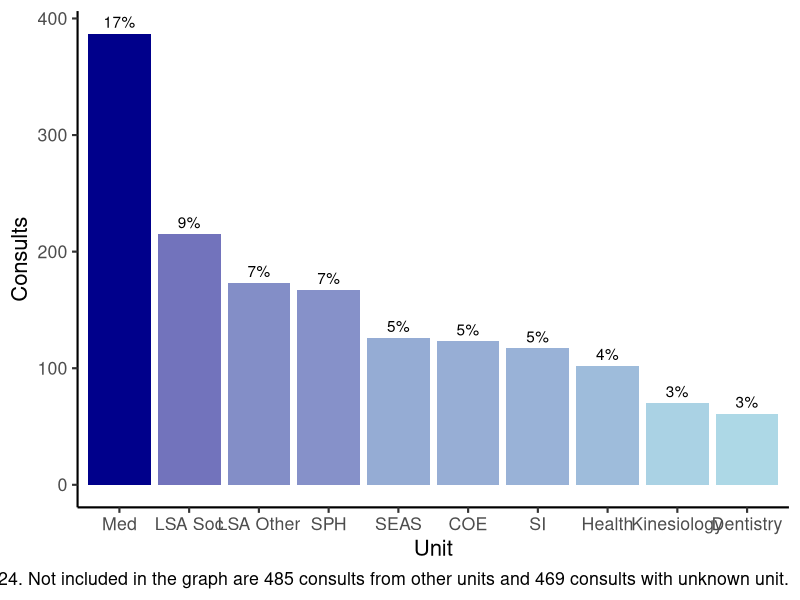
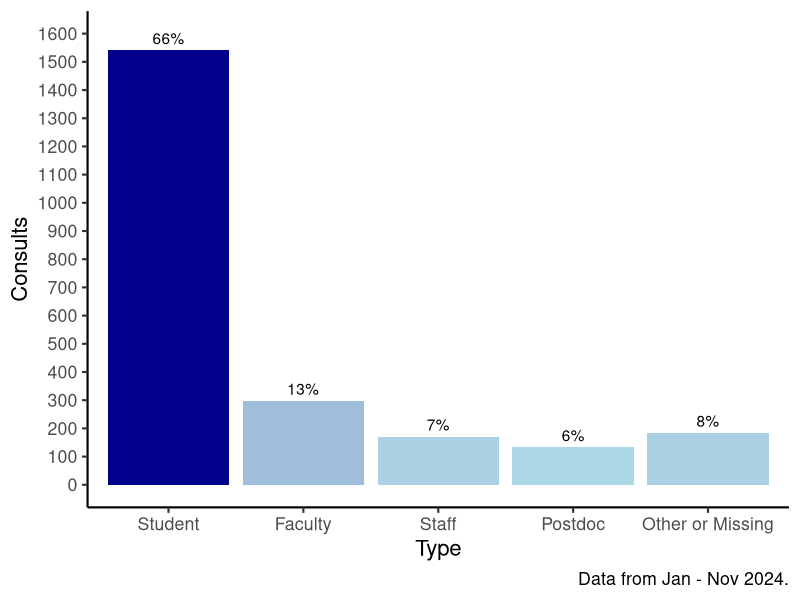
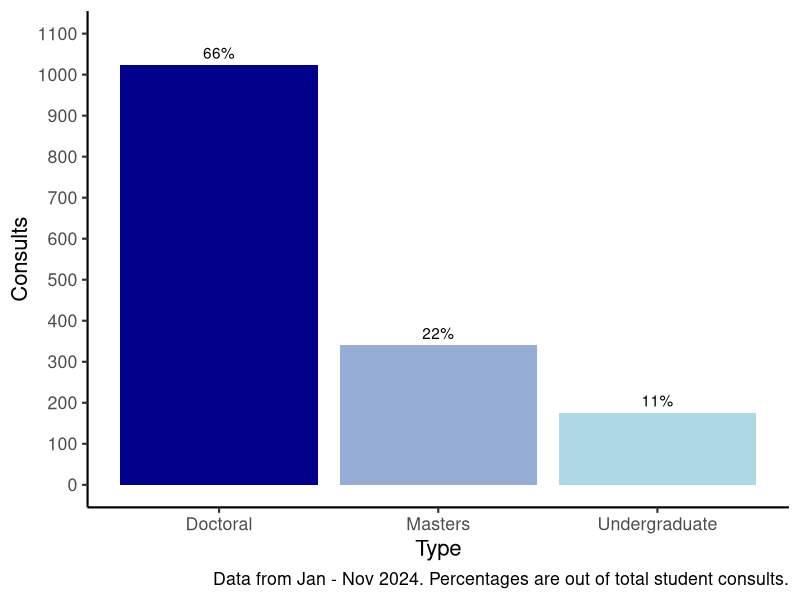
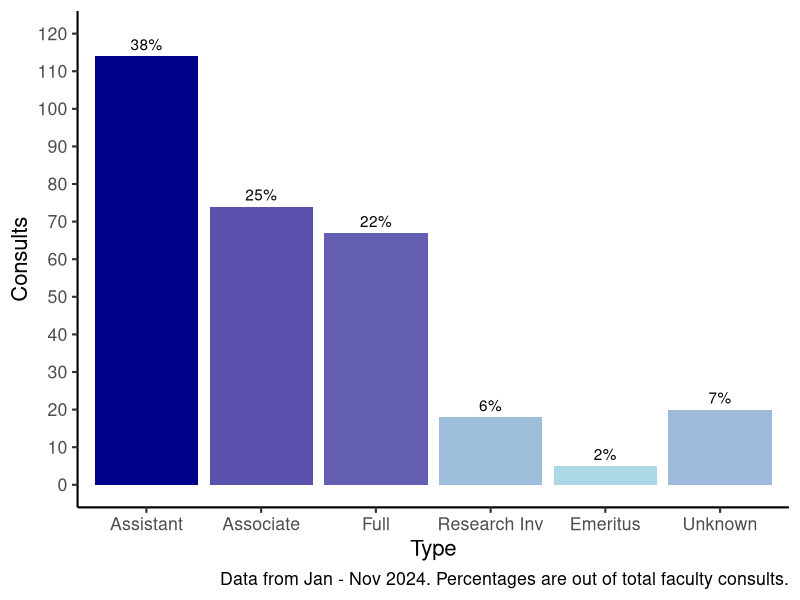
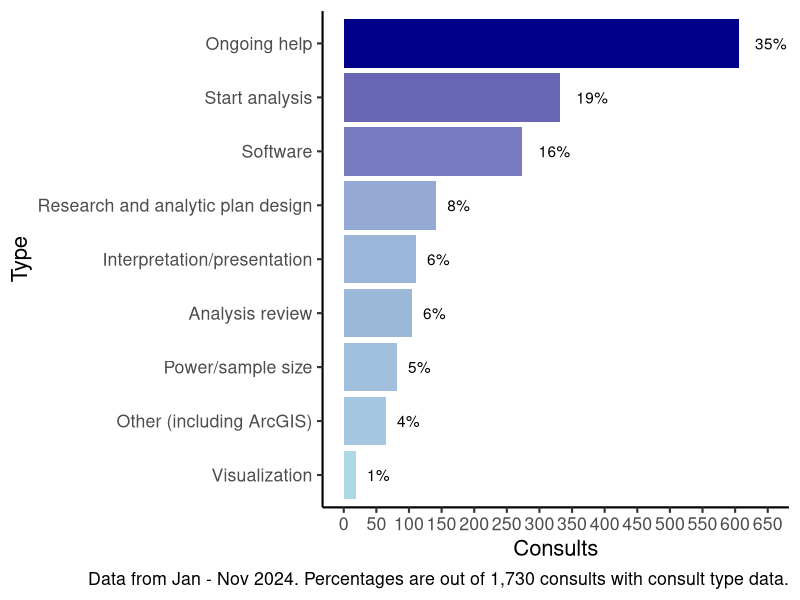
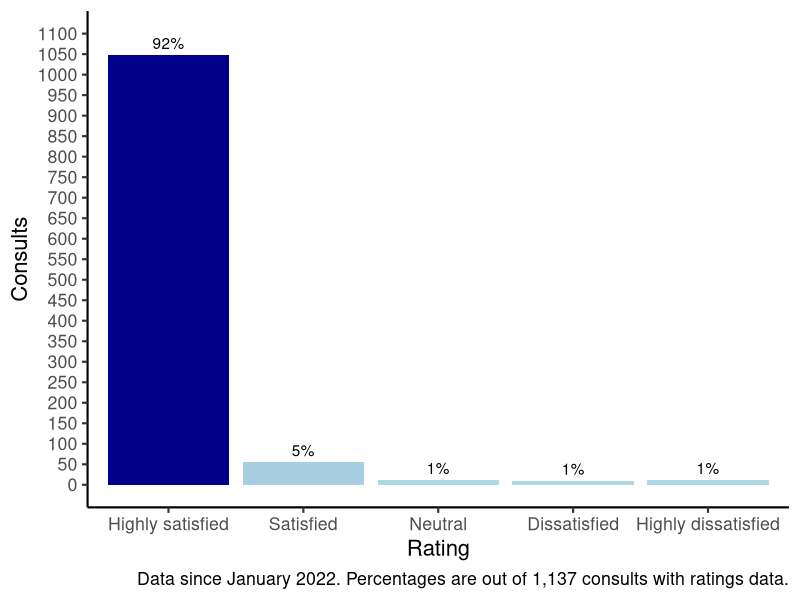
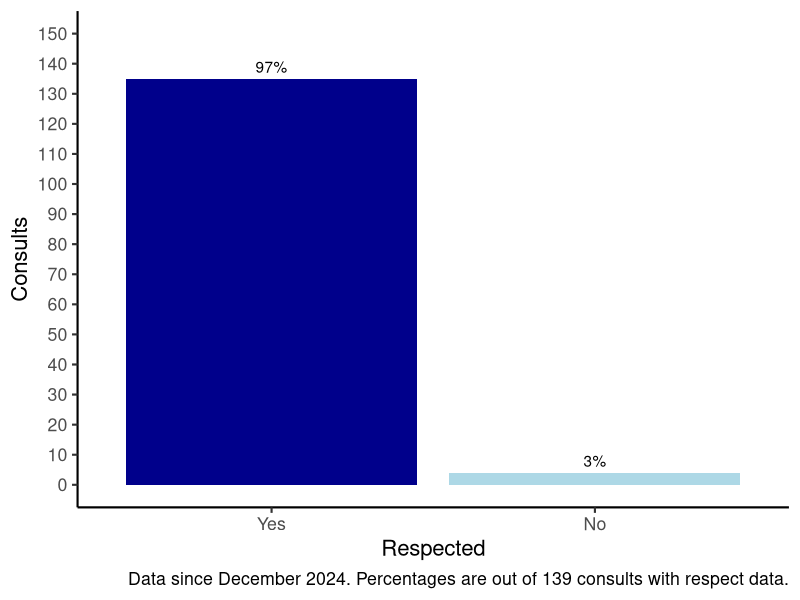

These charts were generated, in order, by the following R code:
## ---- chunk 1
library(ggplot2)
units = data.frame(Unit = c("Med","LSA Soc","LSA Other",
                            "SPH","SEAS","COE","SI","Health","Kinesiology","Dentistry"),
                   Consults=c(387,215,173,167,126,123,117,102,70,61))
units$Unit = factor(units$Unit,levels=units$Unit)
units$Pct = paste0(round(100*units$Consults/2328),"%")
ggplot(units,aes(x=Unit,y=Consults,fill=Consults))+
  theme(plot.caption = element_text(hjust = 0)) +
  theme_classic(base_size=16) +
  geom_bar(stat="identity") +
  scale_fill_gradient(low="light blue",high="dark blue",guide="none") +
  geom_text(aes(label=Pct), vjust=-0.5) +
  labs(caption="Data from Jan - Nov 2024. Not included in the graph are 485 consults from other units and 469 consults with unknown unit.")
## ---- chunk 2
user_type = data.frame(Type = c("Student","Faculty","Staff",
                            "Postdoc","Other or Missing"),
                   Consults=c(1541,298,171,133,185))
user_type$Type = factor(user_type$Type,levels=user_type$Type)
user_type$Pct = paste0(round(100*user_type$Consults/2328),"%")
ggplot(user_type,aes(x=Type,y=Consults,fill=Consults))+
  theme(plot.caption = element_text(hjust = 0)) +
  theme_classic(base_size=16) +
  geom_bar(stat="identity") +
  scale_y_continuous(breaks=seq(0,1600,100),limits=c(0,1600)) +
  scale_fill_gradient(low="light blue",high="dark blue",guide="none") +
  geom_text(aes(label=Pct), vjust=-0.5) +
  labs(caption="Data from Jan - Nov 2024.")
## ---- chunk 3
student_type = data.frame(Type = c("Doctoral","Masters","Undergraduate"),
                   Consults=c(1024,341,176))
student_type$Type = factor(student_type$Type,levels=student_type$Type)
student_type$Pct = paste0(round(100*student_type$Consults/1541),"%")
ggplot(student_type,aes(x=Type,y=Consults,fill=Consults))+
  theme(plot.caption = element_text(hjust = 0)) +
  theme_classic(base_size=16) +
  geom_bar(stat="identity") +
  scale_y_continuous(breaks=seq(0,1100,100),limits=c(0,1100)) +
  scale_fill_gradient(low="light blue",high="dark blue",guide="none") +
  geom_text(aes(label=Pct), vjust=-0.5) +
  labs(caption="Data from Jan - Nov 2024. Percentages are out of total student consults.")
## ---- chunk 4
faculty_type = data.frame(Type = c("Assistant","Associate","Full","Research Inv",
                                   "Emeritus","Unknown"),
                   Consults=c(114,74,67,18,5,20))
faculty_type$Type = factor(faculty_type$Type,levels=faculty_type$Type)
faculty_type$Pct = paste0(round(100*faculty_type$Consults/298),"%")
ggplot(faculty_type,aes(x=Type,y=Consults,fill=Consults))+
  theme(plot.caption = element_text(hjust = 0)) +
  theme_classic(base_size=16) +
  geom_bar(stat="identity") +
  scale_y_continuous(breaks=seq(0,120,10),limits=c(0,120)) +
  scale_fill_gradient(low="light blue",high="dark blue",guide="none") +
  geom_text(aes(label=Pct), vjust=-0.5) +
  labs(caption="Data from Jan - Nov 2024. Percentages are out of total faculty consults.")
## ---- chunk 5
library(dplyr)
consult_type = data.frame(Type = c("Ongoing help","Start analysis","Software",
                                   "Research and analytic plan design",
                                   "Interpretation/presentation","Analysis review",
                                   "Power/sample size", "Other (including ArcGIS)",
                                   "Visualization"),
                   Consults=c(606,332,274,141,110,104,81,64,18))
consult_type = arrange(consult_type,Consults)
consult_type$Type = factor(consult_type$Type,levels=consult_type$Type)
consult_type$Pct = paste0(round(100*consult_type$Consults/sum(consult_type$Consults)),"%")
ggplot(consult_type,aes(x=Type,y=Consults,fill=Consults))+
  theme(plot.caption = element_text(hjust = 0)) +
  theme_classic(base_size=16) +
  geom_bar(stat="identity") +
  coord_flip() +
  scale_y_continuous(breaks=seq(0,650,50),limits=c(0,650)) +
  scale_fill_gradient(low="light blue",high="dark blue",guide="none") +
  geom_text(aes(label=Pct), hjust=-0.5) +
  labs(caption="Data from Jan - Nov 2024. Percentages are out of 1,730 consults with consult type data.")
## ---- chunk 6
satisfaction = data.frame(Rating = c("Highly satisfied","Satisfied","Neutral",
                                   "Dissatisfied","Highly dissatisfied"),
                   Consults=c(1048,55,12,10,12))
satisfaction$Rating = factor(satisfaction$Rating,levels=satisfaction$Rating)
satisfaction$Pct = paste0(round(100*satisfaction$Consults/sum(satisfaction$Consults)),"%")
ggplot(satisfaction,aes(x=Rating,y=Consults,fill=Consults))+
  theme(plot.caption = element_text(hjust = 0)) +
  theme_classic(base_size=16) +
  geom_bar(stat="identity") +
  scale_y_continuous(breaks=seq(0,1100,50),limits=c(0,1100)) +
  scale_fill_gradient(low="light blue",high="dark blue",guide="none") +
  geom_text(aes(label=Pct), vjust=-0.5) +
  labs(caption="Data since January 2022. Percentages are out of 1,137 consults with ratings data.")
## ---- chunk 7
respect = data.frame(Respected = c("Yes","No"),
                   Consults=c(135,4))
respect$Respected = factor(respect$Respected,levels=respect$Respected)
respect$Pct = paste0(round(100*respect$Consults/sum(respect$Consults)),"%")
ggplot(respect,aes(x=Respected,y=Consults,fill=Consults))+
  theme(plot.caption = element_text(hjust = 0)) +
  theme_classic(base_size=16) +
  geom_bar(stat="identity") +
  scale_y_continuous(breaks=seq(0,150,10),limits=c(0,150)) +
  scale_fill_gradient(low="light blue",high="dark blue",guide="none") +
  geom_text(aes(label=Pct), vjust=-0.5) +
  labs(caption="Data since December 2024. Percentages are out of 139 consults with respect data.")
